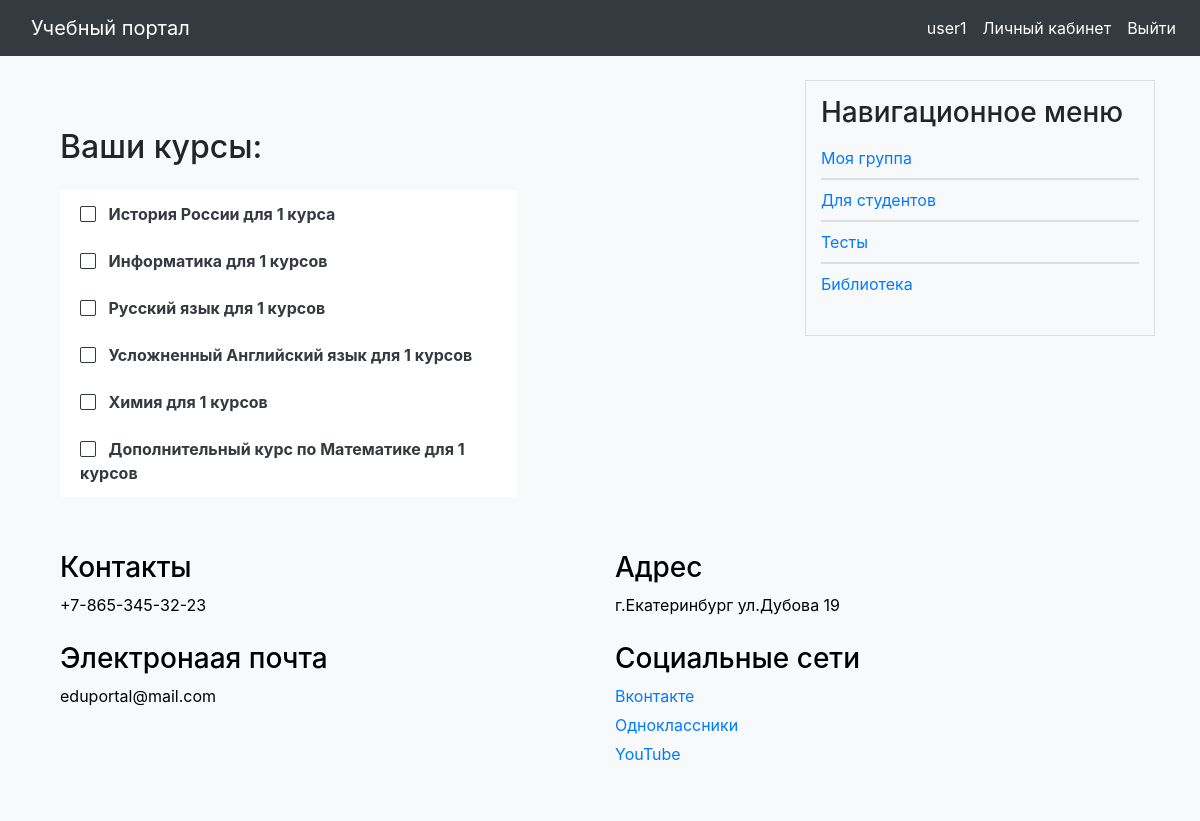
Screenshot of /education/personal-area/ (signed in) with the database file from the repository.
### users/models.py (models this page shows, shortened)
class User(AbstractUser):
    surname = models.CharField(max_length=255, blank=True, verbose_name='Отчество')
    photo = models.ImageField(upload_to="users/%Y/%m/%d/", blank=True, null=True, verbose_name="Фотография")
    date_birth = models.DateTimeField(blank=True, verbose_name="Дата рождения")
    cat_user = models.ForeignKey('CategoryUser', on_delete=models.PROTECT, related_name='users',
                                 default=None, null=True, verbose_name='Категория пользователя')
    group_stud = models.ForeignKey('GroupStudents', blank=True, related_name='groups',
                                   verbose_name='Группа студента', on_delete=models.PROTECT, default=None,
                                   null=True)
    phone_number = models.CharField(max_length=100, unique=True, blank=True, verbose_name='Номер телефона')

### education/models.py (models this page shows, shortened)
class Courses(models.Model):
    class Meta:
        verbose_name = 'Курс'
        verbose_name_plural = 'Курсы'
    title = models.CharField(max_length=255, verbose_name="Название курса")
    slug = models.SlugField(max_length=255, unique=True, db_index=True, verbose_name="Slug")
    text = models.TextField(blank=True, verbose_name='Основная информация')
    group = models.ManyToManyField('users.GroupStudents', related_name='courses_related', verbose_name='Группы')
    def get_absolute_url(self):
        return reverse('education:course', kwargs={'course_slug': self.slug})

### education/views.py (the view)
# urls.py: path('personal-area/', views.PersonalArea.as_view(), name='personal-area'),
class PersonalArea(ListView):
    model = Courses
    template_name = 'education/personal_area.html'
    context_object_name = 'courses'
    def get_queryset(self):
        user = self.request.user
        if user.group_stud:
            return user.group_stud.courses.all()
        else:
            return None
    def get_context_data(self, **kwargs):
        context = super().get_context_data(**kwargs)
        context['user'] = self.request.user
        context['title'] = 'Ваши курсы'
        return context

### portal/context_processors.py (called while the page is built)
def get_portal_context(request):
    navigate = ShowInfo.objects.all()
    return {'navigate': navigate}

### education/templates/education/personal_area.html
{% extends 'base.html' %}
{% load static %}
{% block content %}
<link type="text/css" href="{% static 'education/css/styles.css' %}" rel="stylesheet" />
<div class="container mt-5">
    <div class="row">
        <div class="col-md-8">
            {% if courses %}
                <h2 class="mb-4">Ваши курсы:</h2>
                <ul class="list-group">
                    {% for course in courses %}
                        <li class="list-group-item border-0">
                            <span class="mr-2"><i class="bi bi-square text-dark"></i></span>
                            <a href="{{ course.get_absolute_url }}" class="text-dark font-weight-bold stretched-link">{{ course.title }}</a>
                        </li>
                    {% endfor %}
                </ul>
            {% else %}
                <div class="alert alert-info mt-4" role="alert">
                    <p class="mb-0">Пользователь не привязан к группе или группа не имеет курсов.</p>
                </div>
            {% endif %}
        </div>
    </div>
</div>
{% endblock %}

### templates/base.html (shortened to what this page needs)
{% load static %}
<!DOCTYPE html>
<html lang="en">
<head>
    <link rel="stylesheet" href="https://stackpath.bootstrapcdn.com/bootstrap/4.3.1/css/bootstrap.min.css">
    <link rel="stylesheet" href="https://cdn.jsdelivr.net/npm/bootstrap-icons@1.10.5/font/bootstrap-icons.css">
    <link type="text/css" href="{% static 'portal/css/styles.css' %}" rel="stylesheet" />
</head>
<body>
<nav class="navbar navbar-expand-lg navbar-dark bg-dark fixed-top navbar-custom">
    <a class="navbar-brand" href="/">Учебный портал</a>
    <div class="collapse navbar-collapse" id="navbarNav">
    <ul class="navbar-nav ml-auto">
        {% if user.is_authenticated %}
            <li class="nav-item">
                <a class="nav-link" href="{% url 'users:profile' %}">{{ user.username }}</a>
            </li>
            <li class="nav-item">
                <a class="nav-link" href="{% url 'education:personal-area' %}">Личный кабинет</a>
            </li>
            <li class="nav-item">
                <a class="nav-link" href="{% url 'users:logout' %}">Выйти</a>
            </li>
        {% endif %}
    </ul>
</div>
</nav>
<div class="container mt-4">
    <div class="row">
        <div class="col-md-8">
            {% block content %}
            {% endblock %}
        </div>
        <div class="col-md-4">
            <div class="nav-block">
                <h3>Навигационное меню</h3>
                <ul>
                    {% if request.resolver_match.namespace == 'education' %}
                        <li><a href="/">Моя группа</a></li>
                        <li><a href="/">Для студентов</a></li>
                        <li><a href="/">Тесты</a></li>
                        <li><a href="/">Библиотека</a></li>
                    {% else %}
                        {% for n in navigate %}
                            <li><a href="{{ n.get_absolute_url }}">{{ n.title }}</a></li>
                        {% endfor %}
                    {% endif %}
                </ul>
            </div>
        </div>
    </div>
</div>
<div class="container mt-4">
    <div class="footer">
    <div class="container">
        <div class="row">
            <div class="col-md-6">
                <h3>Контакты</h3>
                <p>+7-865-345-32-23</p>
            </div>
            <div class="col-md-6">
                <h3>Адрес</h3>
                <p>г.Екатеринбург
                ул.Дубова 19</p>
            </div>
            <div class="col-md-6">
                <h3>Электронаая почта</h3>
                <p>eduportal@mail.com</p>
            </div>
            <div class="col-md-6">
                <h3>Социальные сети</h3>
                <p><a href="#">Вконтакте</a></p>
                <p><a href="#">Одноклассники</a></p>
                <p><a href="#">YouTube</a></p>
            </div>
        </div>
    </div>
</div>
</body>
</html>

### portal/static/portal/css/styles.css (style rules this page uses)
body { padding-top: 56px; background-color: #f8f9fa; }
.navbar-custom { background-color: #343a40; }
.navbar-custom , .navbar-custom .navbar-text { color: #ffffff; }
.navbar-brand { color: #ffffff; margin-left: 15px; }
.navbar-custom .navbar-nav .nav-link { color: #ffffff; }
.nav-block { background-color: #f8f9fa; padding: 15px; border: 1px solid #ddd; }
.nav-block ul { padding: 0; list-style-type: none; }
.nav-block li { border-top: 1px solid #ddd; border-bottom: 1px solid #ddd; margin: 0; padding: 8px 0; }
.nav-block li:first-child { border-top: none; }
.nav-block li:last-child { border-bottom: none; }
.footer { background-color: #f8f9fa; color: black; padding: 30px 0; width: 100%; }
.footer .row { display: flex; justify-content: space-between; flex-wrap: wrap; }
.footer .col-md-6 { margin-bottom: 20px; }
.footer .col-md-6 p { margin-bottom: 5px; }

### rows the page displays
User: username "user1"
Courses: title "История России для 1 курса"
Courses: title "Информатика для 1 курсов"
Courses: title "Русский язык для 1 курсов"
Courses: title "Усложненный Английский язык для 1 курсов"
Courses: title "Химия для 1 курсов"
Courses: title "Дополнительный курс по Математике для 1 курсов"
